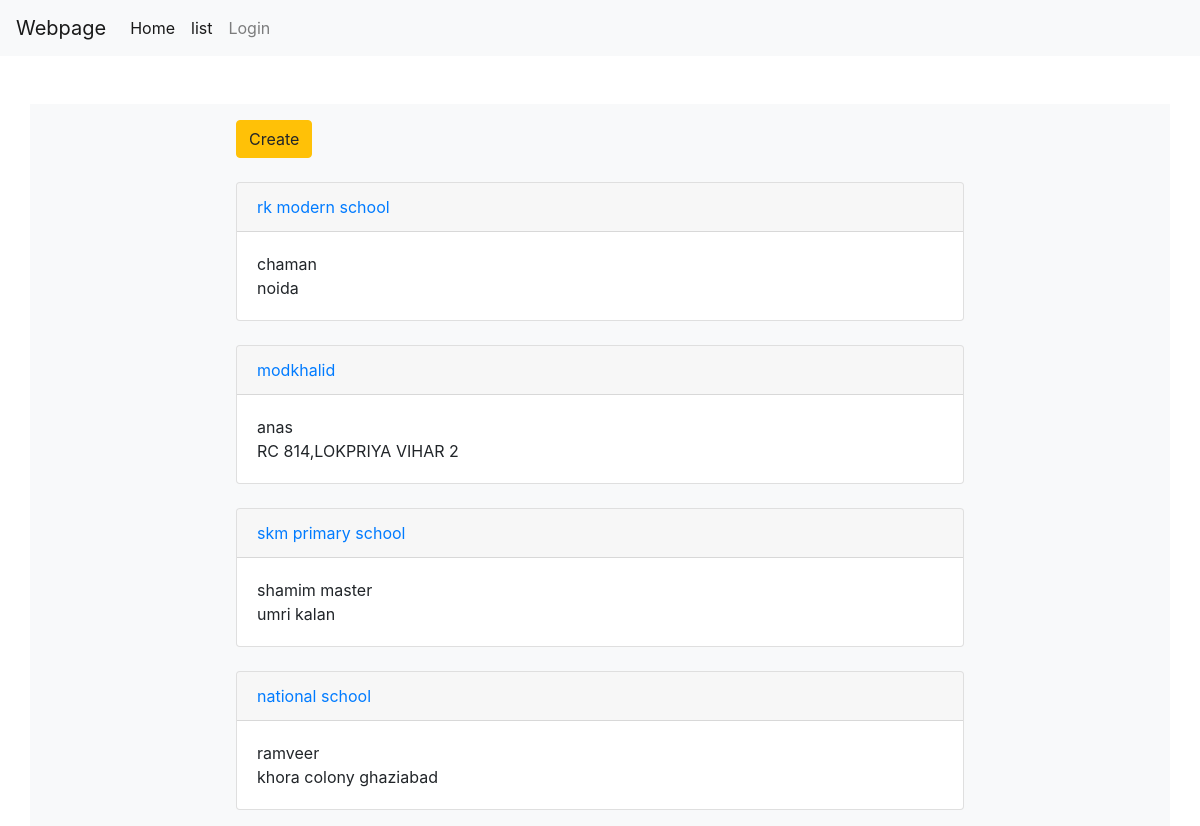
/cbv/list/, run on an earlier commit of the app's database.
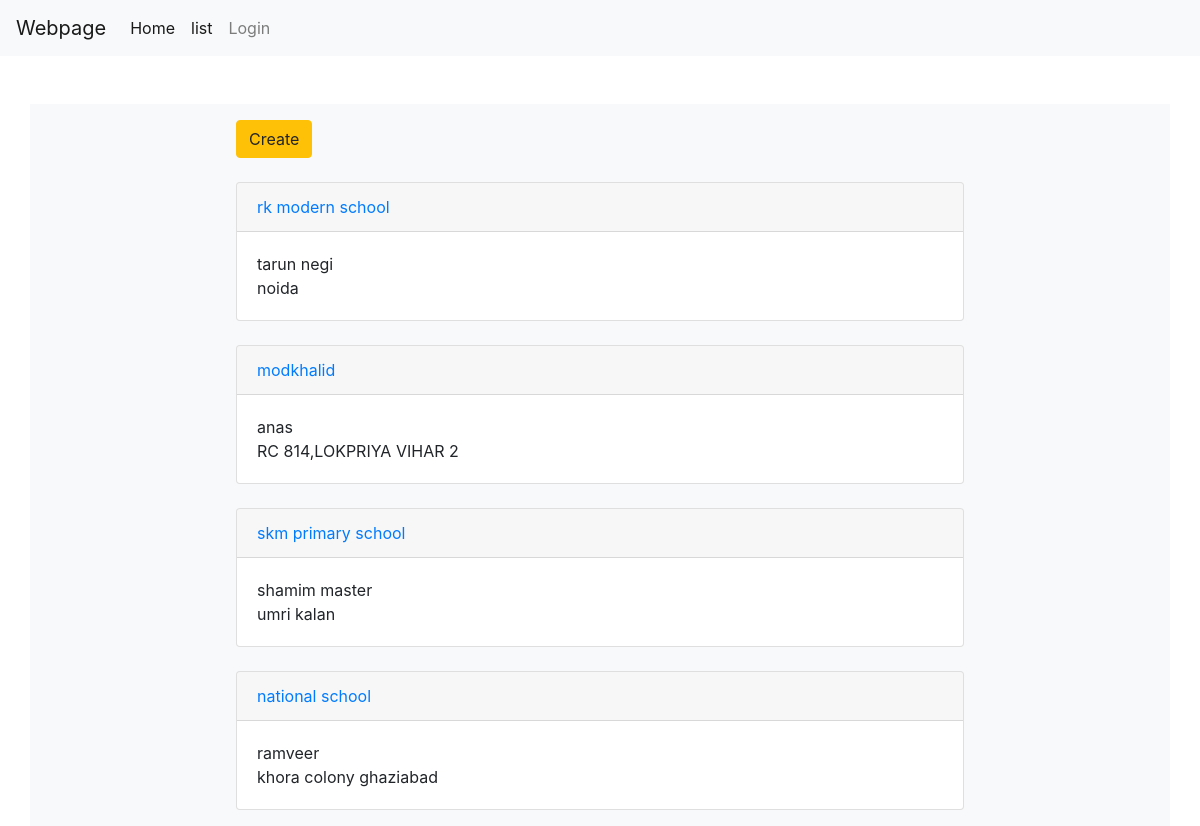
And on a later commit of the database.
### CBV/models.py (models this page shows, shortened)
class School(models.Model):
    name=models.CharField(max_length=256)
    principal=models.CharField(max_length=256)
    address=models.CharField(max_length=256)

### CBV/views.py (the view)
class MyList(ListView):
    model=models.School

### CBV/templates/CBV/school_list.html
{% extends "CBV/base.html" %}
{%block body_block %}
    <a href="{% url 'cbv:school_create' %}" class="btn btn-warning">Create</a>
    {% for school in school_list.all %}
        <div class="card mt-4">
            <div class="card-header">
                <a href="../detail/{{school.id}}">{{school.name}}</a>
            </div>
            <div class="card-body">
                {{school.principal}}
                <br>
                {{school.address}}
            </div>
        </div>
    {% endfor %}
{% endblock %}

What changed in the data, as far as the page shows it:
changed School "rk modern school": principal "chaman" → "tarun negi"
